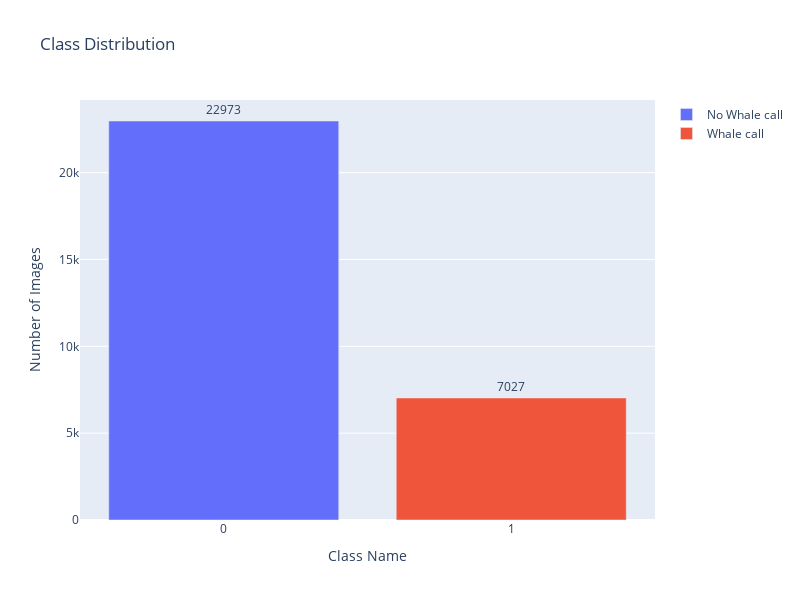

Notebook source saved alongside this figure:
### Code cell
fig = go.Figure(data=[
    go.Bar(name='No Whale call',
           y=labels[labels['label']==0]['label'].value_counts(),
           x=['0'],
           text = labels[labels['label']==0]['label'].value_counts(),
           orientation='v',
           textposition='outside',),

    go.Bar(name='Whale call',
           y=labels[labels['label']==1]['label'].value_counts(),
           x=['1'],
           text = labels[labels['label']==1]['label'].value_counts(),
           orientation='v',
           textposition='outside',),
])

fig.update_layout(
                  width=800,
                  height=600,
                  title=f'Class Distribution',
                  yaxis_title='Number of Images',
                  xaxis_title='Class Name',)
iplot(fig)

### Figure 1 — Plotly figure (JSON) as saved in the notebook; plotly's stock layout.template omitted (floating-point values rounded to 4 significant figures)
{"data": [{"name": "No Whale call", "orientation": "v", "text": [22973], "textposition": "outside", "type": "bar", "x": ["0"], "y": [22973]}, {"name": "Whale call", "orientation": "v", "text": [7027], "textposition": "outside", "type": "bar", "x": ["1"], "y": [7027]}], "layout": {"height": 600, "title": {"text": "Class Distribution"}, "width": 800, "xaxis": {"title": {"text": "Class Name"}}, "yaxis": {"title": {"text": "Number of Images"}}}}
